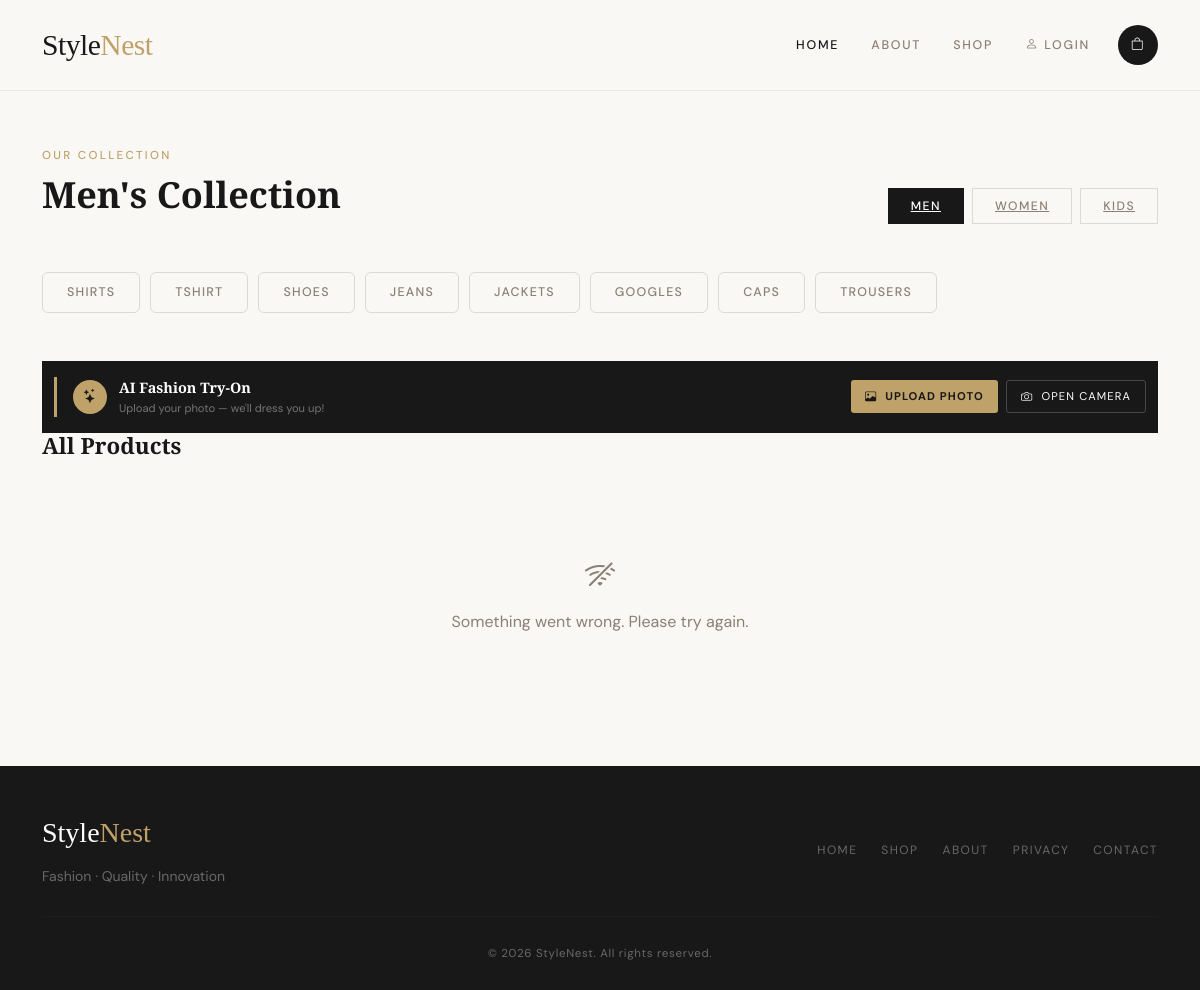
Page /shop/men/ on the committed database.
### category/models.py (models this page shows, shortened)
class Gender(models.Model):
    name = models.CharField(max_length=50, unique=True)
    slug = models.SlugField(max_length=100, unique=True)
    class Meta:
        verbose_name = 'gender'
        verbose_name_plural = 'genders'

class Category(models.Model):
    gender = models.ForeignKey(
        Gender,
        on_delete=models.CASCADE,
        null=True,
        blank=True
    )
    category_name = models.CharField(max_length=50)
    slug = models.SlugField(max_length=100)
    description = models.TextField(max_length=255, blank=True)
    cat_image = models.ImageField(upload_to='photos/categories', blank=True)
    class Meta:
        verbose_name = 'category'
        verbose_name_plural = 'categories'
        unique_together = ('gender', 'slug')

### shop/views.py (the view)
def product_display(request, gender_slug):
    gender     = get_object_or_404(Gender, slug=gender_slug)
    categories = Category.objects.filter(gender=gender)
    return render(request, 'store/productDisplay.html', {
        'gender':      gender,
        'categories':  categories,
        'all_genders': Gender.objects.all(),
    })

### accounts/context_processors.py (called while the page is built)
def user_profile(request):
    if request.user.is_authenticated:
        userprofile, _ = UserProfile.objects.get_or_create(user=request.user)
        return {'userprofile': userprofile}
    return {'userprofile': None}

### carts/context_processors.py (called while the page is built)
def counter(request):
    cart_count=0
    if 'admin' in request.path:
        return {}
    else:
        try:
            cart=Cart.objects.filter(cart_id=_cart_id(request))
            if request.user.is_authenticated:
                cart_items=CartItem.objects.all().filter(user=request.user)
            else:
                cart_items = CartItem.objects.all().filter(cart=cart[:1])
            for cart_item in cart_items:
                cart_count+= cart_item.quantity
        except Cart.DoesNotExist:
            cart_count=0
    return dict(cart_count=cart_count)

### carts/views.py (called while the page is built)
def _cart_id(request):
    cart = request.session.session_key
    if not cart:
        cart = request.session.create()
    return cart

### category/context_processors.py (called while the page is built)
def menu_links(request):
    links = Category.objects.all()
    return dict(links=links)

def gender_categories(request):
    return {
        'men_categories':         Category.objects.filter(gender__slug='men'),
        'women_categories':       Category.objects.filter(gender__slug='women'),
        'kids_categories':        Category.objects.filter(gender__slug='kids'),
        'accessories_categories': Category.objects.filter(gender__slug='accessories'),
        'all_genders':            Gender.objects.all(),
    }

### templates/store/productDisplay.html (shortened to what this page needs)
{% extends 'base.html' %}
{% load static %}
{% block content %}
<section class="container py-5 my-2" id="product-display">
    <div class="d-flex align-items-end justify-content-between mb-5 reveal flex-wrap gap-3">
        <div>
            <div class="sec-label">Our Collection</div>
            <h2 class="sec-title">{{ gender.name }}'s Collection</h2>
        </div>
        <div class="d-flex gap-2 flex-wrap">
            {% for g in all_genders %}
            <a href="{% url 'product_display' g.slug %}"
               class="filter-btn {% if g.slug == gender.slug %}active{% endif %}">
                {{ g.name }}
            </a>
            {% endfor %}
        </div>
    </div>
    <div class="category-subfilter mb-5 reveal">
        {% for cat in categories %}
        <button class="cat-filter-btn" onclick="loadProducts('{{ cat.slug }}', this)">
            {{ cat.category_name }}
        </button>
        {% empty %}
        <p style="color:var(--muted)">No categories found.</p>
        {% endfor %}
    </div>
<section class="ai-section-mini">
    <div class="container">
        <div class="ai-card-mini reveal">
            <div class="ai-mini-left">
                <div class="ai-mini-icon"><i class="bi bi-stars"></i></div>
                <div>
                    <div class="ai-mini-title">AI Fashion Try-On</div>
                    <div class="ai-mini-desc" id="aiDesc">Upload your photo — we'll dress you up!</div>
                </div>
            </div>
            <div class="ai-mini-right">
                <button class="btn-gold-mini" onclick="document.getElementById('userPhotoInput').click()">
                    <i class="bi bi-image me-1"></i>
                    <span class="btn-label-full">Upload Photo</span>
                </button>
                <button class="btn-outline-mini" onclick="handleCameraClick()">
                    <i class="bi bi-camera me-1"></i>
                    <span class="btn-label-full">Open Camera</span>
                </button>
            </div>
        </div>
    </div>
</section>
    <div id="product-section" style="display:none">
        <div class="d-flex align-items-center justify-content-between mb-4">
            <h4 class="sec-title" id="active-category-title" style="font-size:1.4rem"></h4>
        </div>
        <div class="row g-4" id="product-list"></div>
    </div>
</section>
{% endblock %}

### templates/base.html (shortened to what this page needs)
{% load static %}
<!DOCTYPE html>
<html lang="en">
<head>
    <link href="https://cdn.jsdelivr.net/npm/bootstrap@5.3.2/dist/css/bootstrap.min.css" rel="stylesheet">
    <link href="https://cdn.jsdelivr.net/npm/bootstrap-icons/font/bootstrap-icons.css" rel="stylesheet">
</head>
<body>
{% include 'includes/navbar.html' %}
{% block content %}{% endblock %}
{% include 'includes/footer.html' %}
<body>
    </html>

### templates/includes/navbar.html (shortened to what this page needs)
{% load static %}
<header class="section-header">
<nav class="navbar navbar-expand-lg">
    <div class="container">
        <a class="navbar-brand" href="#">Style<span>Nest</span></a>
        <div class="collapse navbar-collapse" id="navMenu">
            <ul class="navbar-nav ms-auto align-items-center gap-4">
                <li class="nav-item"><a class="nav-link active" href="{% url 'home'%}">Home</a></li>
                <li class="nav-item"><a class="nav-link" href="{% url 'about' %}">About</a></li>
                <li class="nav-item"><a class="nav-link" href="{% url 'shop' %}">Shop</a></li>
                <li class="nav-item">
                    {% if request.user.is_authenticated %}
                    <a class="nav-link dropdown-toggle" href="#" id="userDropdown"
                       data-bs-toggle="dropdown" aria-expanded="false">
                        <i class="bi bi-person-circle"></i> {{ request.user.first_name|default:request.user.username }}
                    </a>
                    <ul class="dropdown-menu dropdown-menu-end" aria-labelledby="userDropdown">
                        <li><a class="dropdown-item" href="{% url 'dashboard' %}">
                            <i class="bi bi-grid me-2"></i>Dashboard
                        </a></li>
                        <li><hr class="dropdown-divider"></li>
                        <li><a class="dropdown-item text-danger" href="{% url 'logout' %}">
                            <i class="bi bi-box-arrow-right me-2"></i>Logout
                        </a></li>
                    </ul>
                    {% else %}
                    <a class="nav-link" href="{% url 'login' %}">
                        <i class="bi bi-person"></i> Login
                    </a>
                    {% endif %}
                </li>
                <li class="nav-item">
                    <a class="nav-link nav-cart" href="{% url 'cart' %}"><i class="bi bi-bag"></i></a>
                </li>
            </ul>
        </div>
    </div>
</nav>
</header>

### templates/includes/footer.html (shortened to what this page needs)
<footer>
    <div class="container">
        <div class="row align-items-center">
            <div class="col-md-4 mb-4 mb-md-0">
                <div class="footer-brand">Style<span>Nest</span></div>
                <small>Fashion · Quality · Innovation</small>
            </div>
            <div class="col-md-8 d-flex flex-wrap gap-4 justify-content-md-end footer-links">
                <a href="#">Home</a>
                <a href="#shop">Shop</a>
                <a href="{% url 'about' %}">About</a>
                <a href="#">Privacy</a>
                <a href="#">Contact</a>
            </div>
        </div>
        <hr>
        <p class="footer-copy text-center mb-0">© 2026 StyleNest. All rights reserved.</p>
    </div>
</footer>
</body>
</html>

### templates/base.html (style rules this page uses)
:root { --cream: #FAF8F4; --charcoal: #181818; --gold: #BFA26A; --gold-pale: #EDE0C4; --muted: #8A8075; --white: #FFFFFF; }
*, *::before, *::after { box-sizing: border-box; margin: 0; padding: 0; }
body { font-family: 'DM Sans', sans-serif; background: var(--cream); color: var(--charcoal); overflow-x: hidden; }
.navbar { background: rgba(250,248,244,0.95); backdrop-filter: blur(14px); border-bottom: 1px solid rgba(0,0,0,0.07); padding: 18px 0; position: sticky; top: 0; z-index: 200; }
.navbar-brand { font-family: 'Playfair Display', serif; font-size: 1.85rem; color: var(--charcoal) !important; letter-spacing: -.5px; }
.navbar-brand span { color: var(--gold); }
.nav-link { font-size: .78rem; letter-spacing: .14em; text-transform: uppercase; color: var(--muted) !important; font-weight: 500; transition: color .2s; padding: 6px 4px !important; }
.nav-link:hover, .nav-link.active { color: var(--charcoal) !important; }
.nav-cart { width: 40px; height: 40px; background: var(--charcoal); color: var(--cream) !important; border-radius: 50%; display: flex; align-items: center; justify-content: center; transition: background .25s; }
.sec-label { font-size: .72rem; letter-spacing: .2em; text-transform: uppercase; color: var(--gold); font-weight: 500; margin-bottom: 8px; }
.sec-title { font-family: 'Playfair Display', serif; font-size: clamp(1.7rem, 3vw, 2.6rem); font-weight: 700; }
.filter-btn { padding: 8px 22px; font-size: .76rem; letter-spacing: .12em; text-transform: uppercase; border: 1.5px solid rgba(0,0,0,.12); background: transparent; color: var(--muted); font-family: 'DM Sans', sans-serif; font-weight: 500; cursor: pointer; transition: all .22s; }
.filter-btn.active { background: var(--charcoal); color: var(--white); border-color: var(--charcoal); }
footer { background: var(--charcoal); color: rgba(255,255,255,.35); padding: 46px 0 28px; }
.footer-brand { font-family: 'Playfair Display', serif; font-size: 1.75rem; color: var(--white); margin-bottom: 10px; }
.footer-brand span { color: var(--gold); }
footer hr { border-color: rgba(255,255,255,.08); margin: 28px 0; }
.footer-links a { color: rgba(255,255,255,.35); text-decoration: none; font-size: .75rem; letter-spacing: .12em; text-transform: uppercase; transition: color .2s; }
.footer-copy { font-size: .72rem; letter-spacing: .06em; }
.reveal { opacity: 0; transform: translateY(28px); transition: opacity .65s ease, transform .65s ease; }
.reveal.visible { opacity: 1; transform: translateY(0); }
.category-subfilter { display: flex; flex-wrap: wrap; gap: 8px; }
.cat-filter-btn { padding: 6px 18px; font-size: .72rem; letter-spacing: .1em; text-transform: uppercase; border: 1px solid rgba(0,0,0,.12); background: transparent; color: var(--muted); font-family: 'DM Sans', sans-serif; font-weight: 500; cursor: pointer; border-radius: 99px; transition: all .2s; }

### rows in the picture
Gender: name "Men", name "MEN"
Gender: name "WOMEN"
Gender: name "KIDS"
Category: category_name "SHIRTS"
Category: category_name "TSHIRT"
Category: category_name "SHOES"
Category: category_name "JEANS"
Category: category_name "JACKETS"
Category: category_name "GOOGLES"
Category: category_name "CAPS"
Category: category_name "TROUSERS"
